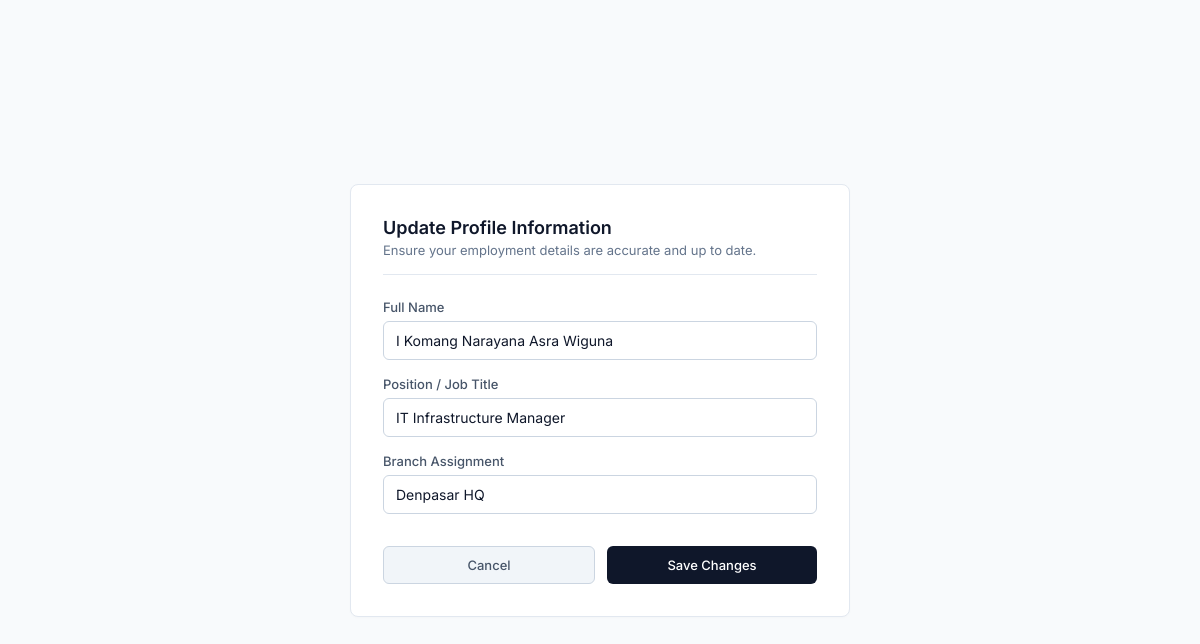
The app's page /edit_karyawan.php (signed in) with its own data.
### tables this page shows
CREATE TABLE `users` (
  `id_user` int NOT NULL,
  `username` varchar(50) NOT NULL,
  `password` varchar(255) NOT NULL,
  `nama_lengkap` varchar(100) NOT NULL,
  `role` varchar(50) NOT NULL,
  `jabatan` varchar(100) NOT NULL,
  `penempatan` varchar(100) NOT NULL
);

### edit_karyawan.php (the view, shortened to what this page needs)
<?php
require 'config.php';
$session_user_id = $_SESSION['id_user'];
$stmt = $conn->prepare("SELECT * FROM users WHERE id_user = ?");
$stmt->bind_param("i", $session_user_id);
$stmt->execute();
$user_data = $stmt->get_result()->fetch_assoc();
?>
<!DOCTYPE html>
<html lang="en">
<head>
</head>
<body>
<div class="form-container">
    <div class="form-header">
        <h2>Update Profile Information</h2>
        <p>Ensure your employment details are accurate and up to date.</p>
    </div>
    <form method="POST" action="">
        <div class="form-group">
            <label>Full Name</label>
            <input type="text" name="nama_lengkap" value="<?= htmlspecialchars($user_data['nama_lengkap']); ?>" required>
        </div>
        <div class="form-group">
            <label>Position / Job Title</label>
            <input type="text" name="jabatan" value="<?= htmlspecialchars($user_data['jabatan']); ?>" required>
        </div>
        <div class="form-group">
            <label>Branch Assignment</label>
            <input type="text" name="penempatan" value="<?= htmlspecialchars($user_data['penempatan']); ?>" required>
        </div>
        <div class="form-actions">
            <a href="dashboard.php" class="btn btn-cancel">Cancel</a>
            <button type="submit" name="update" class="btn btn-submit">Save Changes</button>
        </div>
    </form>
</div>
</body>
</html>

### edit_karyawan.php (style rules this page uses)
* { box-sizing: border-box; font-family: 'Inter', sans-serif; margin: 0; padding: 0; }
body { background-color: #f8fafc; color: #0f172a; display: flex; justify-content: center; align-items: center; min-height: 100vh; padding: 20px; }
.form-container { background: #ffffff; border: 1px solid #e2e8f0; border-radius: 8px; padding: 32px; width: 100%; max-width: 500px; box-shadow: 0 1px 3px rgba(0,0,0,0.02); }
.form-header { margin-bottom: 24px; border-bottom: 1px solid #e2e8f0; padding-bottom: 16px; }
.form-header h2 { font-size: 18px; font-weight: 600; color: #0f172a; margin-bottom: 4px; }
.form-header p { font-size: 13px; color: #64748b; }
.form-group { margin-bottom: 16px; }
.form-group label { display: block; font-size: 13px; font-weight: 500; color: #475569; margin-bottom: 6px; }
.form-group input { width: 100%; padding: 10px 12px; border: 1px solid #cbd5e1; border-radius: 6px; font-size: 14px; color: #0f172a; outline: none; transition: 0.2s; }
.form-actions { display: flex; gap: 12px; margin-top: 32px; }
.btn { padding: 10px 16px; border-radius: 6px; font-size: 13px; font-weight: 500; text-align: center; text-decoration: none; cursor: pointer; transition: 0.2s; flex: 1; }
.btn-cancel { background: #f1f5f9; color: #475569; border: 1px solid #cbd5e1; }
.btn-submit { background: #0f172a; color: #ffffff; border: none; }

### records on screen
users: nama_lengkap "I Komang Narayana Asra Wiguna", jabatan "IT Infrastructure Manager", penempatan "Denpasar HQ"
